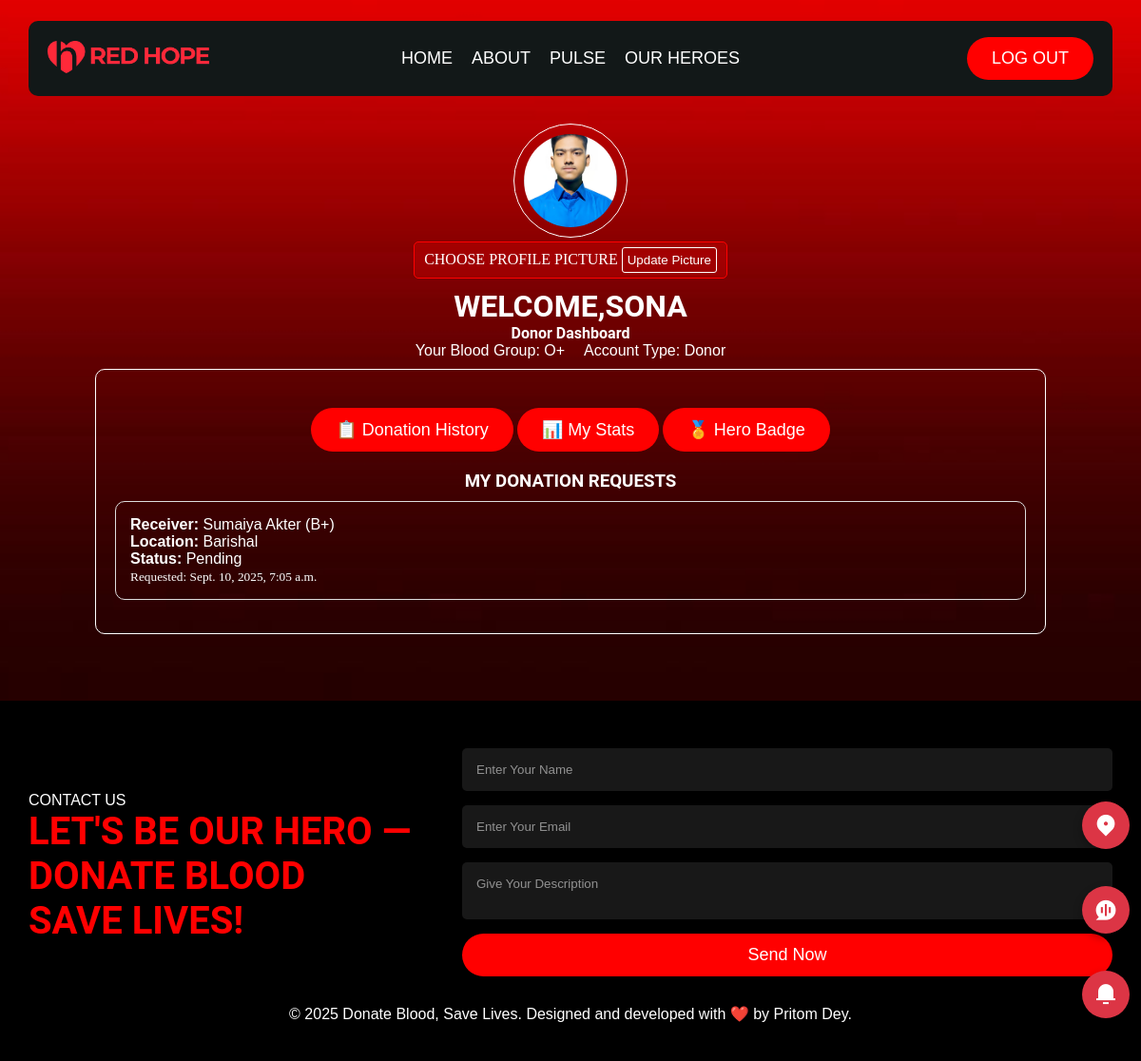
Before: /donor-dashboard/ (signed in) with the older database file.
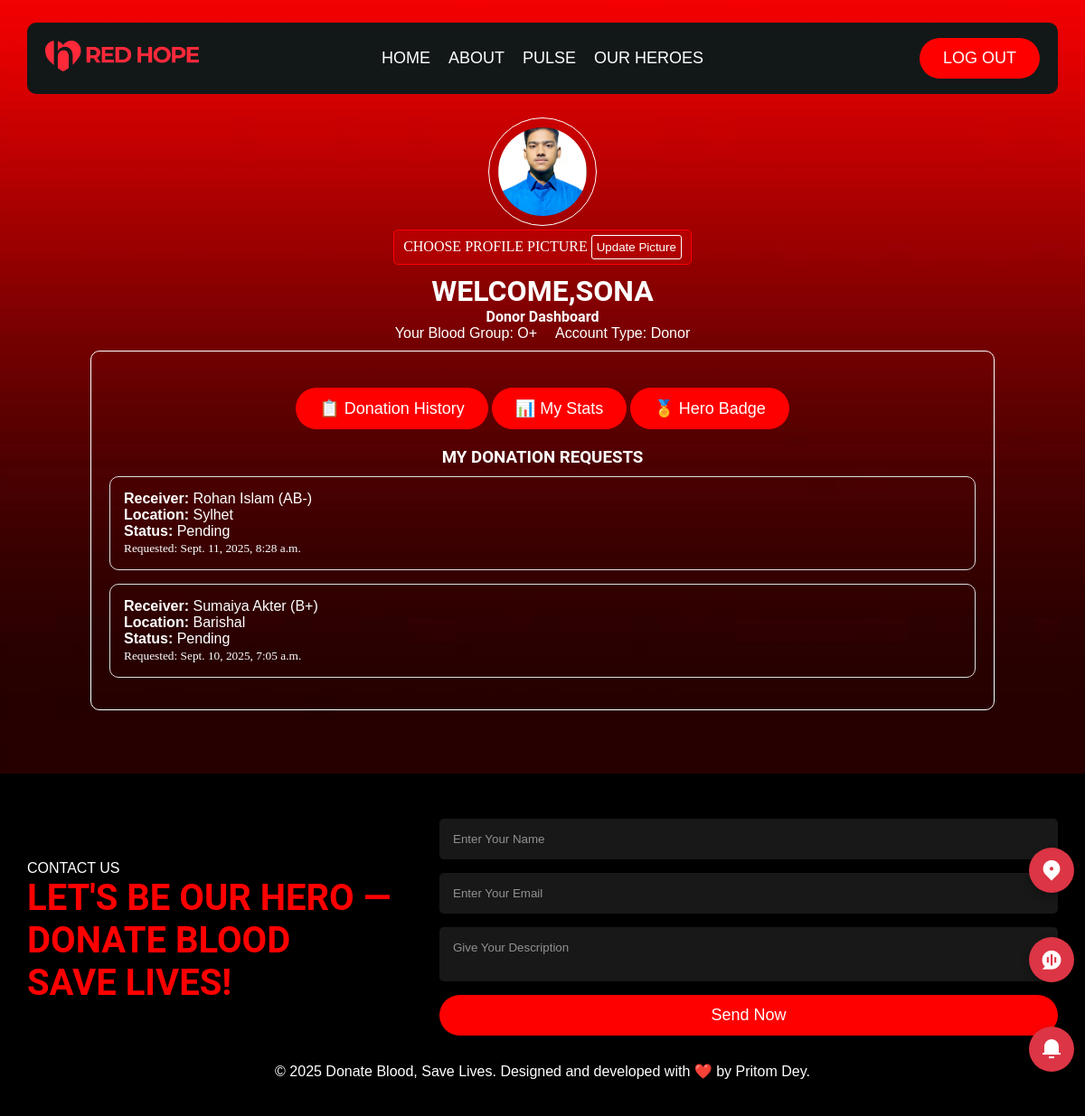
After: the same page with the newer database file.
### donor/models.py (models this page shows, shortened)
class Profile(models.Model):
    BLOOD_GROUP_CHOICES = [
        ('A+', 'A+'), ('A-', 'A-'),
        ('B+', 'B+'), ('B-', 'B-'),
        ('O+', 'O+'), ('O-', 'O-'),
        ('AB+', 'AB+'), ('AB-', 'AB-')
    ]
    ROLE_CHOICES = [
        ('donor', 'Donor'),
        ('receiver', 'Receiver')
    ]
    user = models.OneToOneField(User, on_delete=models.CASCADE)
    blood_group = models.CharField(max_length=3, choices=BLOOD_GROUP_CHOICES)
    role = models.CharField(max_length=10, choices=ROLE_CHOICES)
    profile_pic = models.ImageField(upload_to="profile_pics/", default="default.jpg")
    last_donation_date = models.DateField(null=True, blank=True)  # <-- Added field

class DonationRequest(models.Model):
    STATUS_CHOICES = [
        ('pending', 'Pending'),
        ('approved', 'Approved'),
        ('rejected', 'Rejected'),
    ]
    post = models.ForeignKey(RequestPost, on_delete=models.CASCADE, related_name="donations")
    donor = models.ForeignKey(User, on_delete=models.CASCADE, related_name="donations")
    name = models.CharField(max_length=200)
    email = models.EmailField()
    phone = models.CharField(max_length=20)
    last_donation_date = models.DateField(null=True, blank=True)
    status = models.CharField(max_length=10, choices=STATUS_CHOICES, default="pending")
    created_at = models.DateTimeField(auto_now_add=True)

class RequestPost(models.Model):
    BANGLADESH_DISTRICTS = [
        ('Dhaka', 'Dhaka'), ('Chattogram', 'Chattogram'),
        ('Rajshahi', 'Rajshahi'), ('Khulna', 'Khulna'),
        ('Barishal', 'Barishal'), ('Sylhet', 'Sylhet'),
        ('Rangpur', 'Rangpur'), ('Mymensingh', 'Mymensingh'),
    ]
    POST_TYPE_CHOICES = [
        ('receiver', 'Receiver'),
        ('donor', 'Donor'),
        ('donated', 'Donated'),
    ]
    user = models.ForeignKey(User, on_delete=models.CASCADE)
    name = models.CharField(max_length=200)
    problem = models.TextField()
    blood_group = models.CharField(max_length=5)
    location = models.CharField(max_length=50, choices=BANGLADESH_DISTRICTS)
    post_type = models.CharField(max_length=10, choices=POST_TYPE_CHOICES, default='receiver')
    created_at = models.DateTimeField(auto_now_add=True)

### donor/views.py (the view)
# urls.py: path('donor-dashboard/', views.donor_dashboard, name='donor_dashboard'),
@login_required(login_url="login")
def donor_dashboard(request):
    donations = DonationRequest.objects.filter(donor=request.user).order_by("-created_at")
    total_requests = donations.count()
    total_success = donations.filter(status="approved").count()
    total_rejected = donations.filter(status="rejected").count()
    remaining_for_hero = max(0, 5 - total_success)
    if request.method == "POST" and "profile_pic" in request.FILES:
        profile = request.user.profile
        profile.profile_pic = request.FILES["profile_pic"]
        profile.save()
        messages.success(request, "Profile picture updated successfully!")
        return redirect("donor_dashboard")
    return render(
        request,
        "donor/donor_dashboard.html",
        {
            "donations": donations,
            "total_requests": total_requests,
            "total_success": total_success,
            "total_rejected": total_rejected,
            "remaining_for_hero": remaining_for_hero,
        },
    )

### donor/templates/donor/donor_dashboard.html (shortened to what this page needs)
{% extends 'donor/base.html' %}
{% load static %}
{% block main %}
<div class="dashboard">
  <div class="dash_box">
    <div class="profile_pic">
      <img src="{{ request.user.profile.profile_pic.url }}" alt="Profile Picture"
           style="width:120px;height:120px;border-radius:50%;">
    </div>
    <form class="dp_change" action="{% url 'donor_dashboard' %}" method="post" enctype="multipart/form-data">
      <label for="profile_pic" class="custom-file-upload">Choose Profile Picture</label>
      <button type="submit">Update Picture</button>
    </form>
    <h1 style=" display: flex; margin-top: 10px;">
      WELCOME, <span style="text-transform: uppercase;">{{ request.user.username }}</span>
    </h1>
    <h2>Donor Dashboard</h2>
    <div class="dashdetails">
      <p>Your Blood Group: {{ request.user.profile.blood_group }}</p>
      <p>Account Type: Donor</p>
    </div>
  </div>
  <div class="dash_content" style="color: #fff;">
    <div class="tab-buttons" style="margin:20px 0; text-align:center;">
      <button onclick="showTab('history')" class="btn">📋 Donation History</button>
      <button onclick="showTab('stats')" class="btn">📊 My Stats</button>
      <button onclick="showTab('badge')" class="btn">🏅 Hero Badge</button>
    </div>
    <div id="history" class="tab-content">
      <h3 style="text-align: center;text-transform: uppercase;"> My Donation Requests</h3>
      {% for donation in donations %}
        <div style="margin-top:10px; border:1px solid #ddd; padding:15px; border-radius:10px; margin-bottom:15px;">
          <p><b>Receiver:</b> {{ donation.post.name }} ({{ donation.post.blood_group }})</p>
          <p><b>Location:</b> {{ donation.post.location }}</p>
          <p><b>Status:</b> {{ donation.status|capfirst }}</p>
          <small>Requested: {{ donation.created_at }}</small>
        </div>
      {% empty %}
        <p style="text-align:center; color:red;">You have not donated yet.</p>
      {% endfor %}
    </div>
  </div>
</div>
{% endblock main %}

### donor/templates/donor/base.html (shortened to what this page needs)
{% load static %}
<!DOCTYPE html>
<html lang="en">
<head>
<link rel="stylesheet" href="https://unpkg.com/leaflet/dist/leaflet.css" />
     <link href="https://cdn.jsdelivr.net/npm/remixicon@4.5.0/fonts/remixicon.css" rel="stylesheet" />
    <link rel="stylesheet" href="https://cdn.jsdelivr.net/npm/locomotive-scroll@4.1.4/dist/locomotive-scroll.min.css">
    <link rel="stylesheet" href="{% static 'css/style.css' %}">
</head>
<body>
<header>
    <nav class="navbar">
        <div class="logo">
           <a href="{% url 'home' %}"> <img src="{% static 'img/logo.webp' %}" alt="Red Hope Logo"></a>
        </div>
        <div class="links">
            <a href="{% url 'home' %}">HOME</a>
            <a href="{% url 'about'%}">ABOUT</a>
            <a href="{% url 'pluse' %}">PULSE</a>
            <a href="{% url 'heroes'%}">OUR HEROES</a>
        </div>
        <div class="button">
            {% if user.is_authenticated and user.profile %}
                {% if request.resolver_match.url_name == user.profile.role|add:"_dashboard" %}
                    <form action="{% url 'logout' %}" method="post">
                        <button type="submit" class="btn">LOG OUT</button>
                    </form>
                {% else %}
                    <a href="{% url user.profile.role|add:'_dashboard' %}">
                        <button class="btn">DASHBOARD</button>
                    </a>
                {% endif %}
            {% else %}
                <a href="{% url 'login' %}">
                    <button class="btn">LOG IN</button>
                </a>
            {% endif %}
        </div>
    </nav>
</header>
<div id="map-btn">
  <i class="ri-map-pin-2-fill" style="font-size:25px;"></i>
</div>
<div id="notification-btn">
    <i class="ri-notification-3-fill" style="font-size: 24px;"></i>
</div>
<div id="chat-btn" >
<i style="font-size: 25px;" class="ri-chat-voice-fill"></i><span id="chat-unread" style="display:none; position:absolute; top:-8px; right:-8px; background:red; color:#fff; padding:2px 6px; border-radius:50%;">0</span>
</div>
    <div class="main">
        {% block main %}
        {% endblock main %}
    <footer>
        <div class="footer_warper">
            <div class="footer_top">
                <div class="footer_left">
                    <p>CONTACT US</p>
                    <h2>
                        LET'S BE OUR HERO — DONATE BLOOD <br>
                        SAVE LIVES!
                    </h2>
                </div>
            <div class="footer_right">
    <form id="contactForm">
        <input type="text" name="name" placeholder="Enter Your Name">
        <input type="email" name="email" placeholder="Enter Your Email">
        <textarea name="description" placeholder="Give Your Description"></textarea>
        <button type="submit" class="btn">Send Now</button>
    </form>
</div>
            </div>
            <div class="footer_bottom">
                <p>
                    © 2025 Donate Blood, Save Lives. Designed and developed with ❤️ by Pritom Dey.
                </p>
            </div>
        </div>
    </footer>
    </div>
</body>
</html>

### donor/static/css/style.css (style rules this page uses)
* { margin: 0; padding: 0; box-sizing: border-box; }
html, body { width: 100%; height: 100%; background-color: #e0e0e0; }
h1, h2, h3 { font-family: 'Roboto', sans-serif; }
p { font-family: 'Poppins', sans-serif; }
a { text-decoration: none; }
.btn { background-color: red; color: #fff; padding: 12px 26px; border: none; border-radius: 30px; font-size: 18px; cursor: pointer; transition: all 0.3s ease; }
header { background-color: rgb(18, 24, 24); width: 95%; max-width: 1350px; padding: 5px 0; position: fixed; top: 2%; left: 50%; transform: translateX(-50%); z-index: 10; border-radius: 10px; transition: background 0.3s ease; }
nav { display: flex; align-items: center; justify-content: space-between; padding: 12px 20px; margin: 0 auto; }
.logo { width: 20%; }
.logo img { width: 170px; }
.links { display: flex; gap: 20px; }
.links a { font-family: 'Poppins', sans-serif; color: #fff; font-size: 18px; position: relative; transition: all 0.3s ease; }
.button { display: flex; align-items: center; justify-content: flex-end; width: 20%; }
footer { background-color: #000; padding: 50px 0 20px; }
.footer_top { display: flex; justify-content: space-between; width: 95%; max-width: 1350px; margin: 0 auto; }
.footer_left { width: 40%; display: flex; flex-direction: column; justify-content: center; }
.footer_left p { color: #fff; }
.footer_left h2 { font-size: 40px; color: red; }
.footer_right { width: 60%; }
.footer_right form { display: flex; flex-direction: column; gap: 15px; }
.footer_right form input, .footer_right form textarea { border: none; padding: 15px; border-radius: 5px; background-color: #181818; color: #fff; }
.footer_right form input::placeholder, .footer_right form textarea::placeholder { color: #ffffff86; font-family: 'Poppins', sans-serif; }
.footer_bottom { padding-top: 20px; padding-bottom: 20px; }
.footer_bottom p { text-align: center; color: #fff; }
.dashboard { position: relative; width: 100%; padding: 70px 0; padding-top: 130px; background: url('../img/dashboard.jpeg'); background-position: center; background-size: cover; background-repeat: no-repeat; }
.dash_box { margin: 0 auto; display: flex; color: #fff; align-items: center; justify-content: center; flex-direction: column; max-width: 1100px; }
.profile_pic img { height: 170px; border: 1px solid #fff; object-fit: cover; object-position: center; padding: 10px; border-radius: 50%; width: 170px; }
.dash_box h2 { font-size: 16px; }
.dashdetails { display: flex; gap: 20px; }
.dash_content { max-width: 1000px; border-radius: 10px; margin: 0 auto; margin-top: 10px; padding: 20px; border: 1px solid #fff; }
.custom-file-upload { display: inline-block; color: white; font-weight: 400; font-family: poppins; text-transform: uppercase; cursor: pointer; transition: 0.3s ease-in-out; }
.dp_change { background-color: #ff00003a; padding: 5px 10px; border: 1px solid red; border-radius: 5px; }
.dp_change button { background-color: transparent; border: none; border-radius: 3px; padding: 5px; border: 1px #fff solid; color: #fff; }
#notification-btn { position: fixed; bottom: 4%; right: 1%; background: #dc3545; color: white; border-radius: 50%; width: 50px; height: 50px; display: flex; align-items: center; justify-content: center; font-size: 24px; cursor: pointer; box-shadow: 0 4px 10px rgba(0,0,0,0.3); z-index: 9999; }
#chat-btn { position: fixed; bottom: 12%; right: 1%; background: #dc3545; color: white; border-radius: 50%; width: 50px; height: 50px; display: flex; align-items: center; justify-content: center; font-size: 24px; cursor: pointer; box-shadow: 0 4px 10px rgba(0,0,0,0.3); z-index: 9999; }
#notification-btn i { font-size: 20px; }
#map-btn { position: fixed; bottom: 20%; right: 1%; background: #dc3545; color: white; border-radius: 50%; width: 50px; height: 50px; display: flex; align-items: center; justify-content: center; font-size: 24px; cursor: pointer; box-shadow: 0 4px 10px rgba(0,0,0,0.3); z-index: 9999; }

Changed rows visible on the page:
added DonationRequest: post.name "Rohan Islam", post.blood_group "AB-", post.location "Sylhet", status "Pending", created_at "Sept. 11, 2025, 8:28 a.m."
